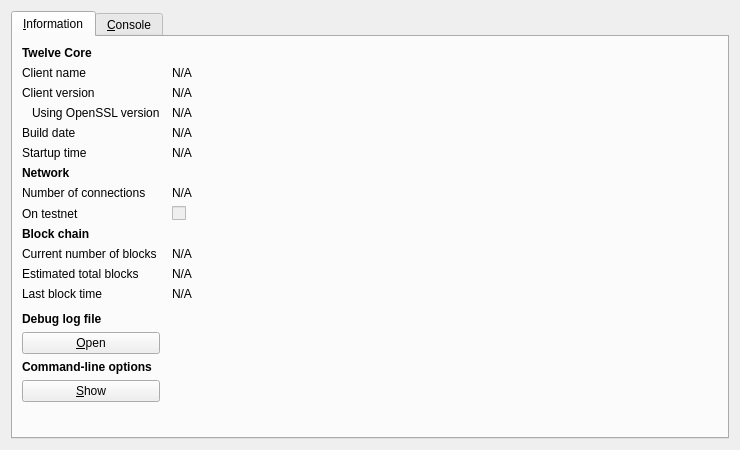
<?xml version="1.0" encoding="UTF-8"?>
<ui version="4.0">
 <class>RPCConsole</class>
 <widget class="QDialog" name="RPCConsole">
  <property name="geometry">
   <rect>
    <x>0</x>
    <y>0</y>
    <width>740</width>
    <height>450</height>
   </rect>
  </property>
  <property name="windowTitle">
   <string>Twelve - Debug window</string>
  </property>
  <layout class="QVBoxLayout" name="verticalLayout_2">
   <item>
    <widget class="QTabWidget" name="tabWidget">
     <property name="currentIndex">
      <number>0</number>
     </property>
     <widget class="QWidget" name="tab_info">
      <attribute name="title">
       <string>&amp;Information</string>
      </attribute>
      <layout class="QGridLayout" name="gridLayout" columnstretch="0,1">
       <property name="horizontalSpacing">
        <number>12</number>
       </property>
       <item row="0" column="0">
        <widget class="QLabel" name="label_9">
         <property name="font">
          <font>
           <weight>75</weight>
           <bold>true</bold>
          </font>
         </property>
         <property name="text">
          <string>Twelve Core</string>
         </property>
        </widget>
       </item>
       <item row="1" column="0">
        <widget class="QLabel" name="label_5">
         <property name="text">
          <string>Client name</string>
         </property>
        </widget>
       </item>
       <item row="1" column="1">
        <widget class="QLabel" name="clientName">
         <property name="cursor">
          <cursorShape>IBeamCursor</cursorShape>
         </property>
         <property name="text">
          <string>N/A</string>
         </property>
         <property name="textFormat">
          <enum>Qt::PlainText</enum>
         </property>
         <property name="textInteractionFlags">
          <set>Qt::LinksAccessibleByMouse|Qt::TextSelectableByKeyboard|Qt::TextSelectableByMouse</set>
         </property>
        </widget>
       </item>
       <item row="2" column="0">
        <widget class="QLabel" name="label_6">
         <property name="text">
          <string>Client version</string>
         </property>
        </widget>
       </item>
       <item row="2" column="1">
        <widget class="QLabel" name="clientVersion">
         <property name="cursor">
          <cursorShape>IBeamCursor</cursorShape>
         </property>
         <property name="text">
          <string>N/A</string>
         </property>
         <property name="textFormat">
          <enum>Qt::PlainText</enum>
         </property>
         <property name="textInteractionFlags">
          <set>Qt::LinksAccessibleByMouse|Qt::TextSelectableByKeyboard|Qt::TextSelectableByMouse</set>
         </property>
        </widget>
       </item>
       <item row="3" column="0">
        <widget class="QLabel" name="label_14">
         <property name="text">
          <string>Using OpenSSL version</string>
         </property>
         <property name="indent">
          <number>10</number>
         </property>
        </widget>
       </item>
       <item row="3" column="1">
        <widget class="QLabel" name="openSSLVersion">
         <property name="cursor">
          <cursorShape>IBeamCursor</cursorShape>
         </property>
         <property name="text">
          <string>N/A</string>
         </property>
         <property name="textFormat">
          <enum>Qt::PlainText</enum>
         </property>
         <property name="textInteractionFlags">
          <set>Qt::LinksAccessibleByMouse|Qt::TextSelectableByKeyboard|Qt::TextSelectableByMouse</set>
         </property>
        </widget>
       </item>
       <item row="4" column="0">
        <widget class="QLabel" name="label_12">
         <property name="text">
          <string>Build date</string>
         </property>
        </widget>
       </item>
       <item row="4" column="1">
        <widget class="QLabel" name="buildDate">
         <property name="cursor">
          <cursorShape>IBeamCursor</cursorShape>
         </property>
         <property name="text">
          <string>N/A</string>
         </property>
         <property name="textFormat">
          <enum>Qt::PlainText</enum>
         </property>
         <property name="textInteractionFlags">
          <set>Qt::LinksAccessibleByMouse|Qt::TextSelectableByKeyboard|Qt::TextSelectableByMouse</set>
         </property>
        </widget>
       </item>
       <item row="5" column="0">
        <widget class="QLabel" name="label_13">
         <property name="text">
          <string>Startup time</string>
         </property>
        </widget>
       </item>
       <item row="5" column="1">
        <widget class="QLabel" name="startupTime">
         <property name="cursor">
          <cursorShape>IBeamCursor</cursorShape>
         </property>
         <property name="text">
          <string>N/A</string>
         </property>
         <property name="textFormat">
          <enum>Qt::PlainText</enum>
         </property>
         <property name="textInteractionFlags">
          <set>Qt::LinksAccessibleByMouse|Qt::TextSelectableByKeyboard|Qt::TextSelectableByMouse</set>
         </property>
        </widget>
       </item>
       <item row="6" column="0">
        <widget class="QLabel" name="label_11">
         <property name="font">
          <font>
           <weight>75</weight>
           <bold>true</bold>
          </font>
         </property>
         <property name="text">
          <string>Network</string>
         </property>
        </widget>
       </item>
       <item row="7" column="0">
        <widget class="QLabel" name="label_7">
         <property name="text">
          <string>Number of connections</string>
         </property>
        </widget>
       </item>
       <item row="7" column="1">
        <widget class="QLabel" name="numberOfConnections">
         <property name="cursor">
          <cursorShape>IBeamCursor</cursorShape>
         </property>
         <property name="text">
          <string>N/A</string>
         </property>
         <property name="textFormat">
          <enum>Qt::PlainText</enum>
         </property>
         <property name="textInteractionFlags">
          <set>Qt::LinksAccessibleByMouse|Qt::TextSelectableByKeyboard|Qt::TextSelectableByMouse</set>
         </property>
        </widget>
       </item>
       <item row="8" column="0">
        <widget class="QLabel" name="label_8">
         <property name="text">
          <string>On testnet</string>
         </property>
        </widget>
       </item>
       <item row="8" column="1">
        <widget class="QCheckBox" name="isTestNet">
         <property name="enabled">
          <bool>false</bool>
         </property>
         <property name="text">
          <string/>
         </property>
        </widget>
       </item>
       <item row="9" column="0">
        <widget class="QLabel" name="label_10">
         <property name="font">
          <font>
           <weight>75</weight>
           <bold>true</bold>
          </font>
         </property>
         <property name="text">
          <string>Block chain</string>
         </property>
        </widget>
       </item>
       <item row="10" column="0">
        <widget class="QLabel" name="label_3">
         <property name="text">
          <string>Current number of blocks</string>
         </property>
        </widget>
       </item>
       <item row="10" column="1">
        <widget class="QLabel" name="numberOfBlocks">
         <property name="cursor">
          <cursorShape>IBeamCursor</cursorShape>
         </property>
         <property name="text">
          <string>N/A</string>
         </property>
         <property name="textFormat">
          <enum>Qt::PlainText</enum>
         </property>
         <property name="textInteractionFlags">
          <set>Qt::LinksAccessibleByMouse|Qt::TextSelectableByKeyboard|Qt::TextSelectableByMouse</set>
         </property>
        </widget>
       </item>
       <item row="11" column="0">
        <widget class="QLabel" name="label_4">
         <property name="text">
          <string>Estimated total blocks</string>
         </property>
        </widget>
       </item>
       <item row="11" column="1">
        <widget class="QLabel" name="totalBlocks">
         <property name="cursor">
          <cursorShape>IBeamCursor</cursorShape>
         </property>
         <property name="text">
          <string>N/A</string>
         </property>
         <property name="textFormat">
          <enum>Qt::PlainText</enum>
         </property>
         <property name="textInteractionFlags">
          <set>Qt::LinksAccessibleByMouse|Qt::TextSelectableByKeyboard|Qt::TextSelectableByMouse</set>
         </property>
        </widget>
       </item>
       <item row="12" column="0">
        <widget class="QLabel" name="label_2">
         <property name="text">
          <string>Last block time</string>
         </property>
        </widget>
       </item>
       <item row="12" column="1">
        <widget class="QLabel" name="lastBlockTime">
         <property name="cursor">
          <cursorShape>IBeamCursor</cursorShape>
         </property>
         <property name="text">
          <string>N/A</string>
         </property>
         <property name="textFormat">
          <enum>Qt::PlainText</enum>
         </property>
         <property name="textInteractionFlags">
          <set>Qt::LinksAccessibleByMouse|Qt::TextSelectableByKeyboard|Qt::TextSelectableByMouse</set>
         </property>
        </widget>
       </item>
       <item row="13" column="0">
        <spacer name="verticalSpacer_2">
         <property name="orientation">
          <enum>Qt::Vertical</enum>
         </property>
         <property name="sizeHint" stdset="0">
          <size>
           <width>20</width>
           <height>20</height>
          </size>
         </property>
        </spacer>
       </item>
       <item row="14" column="0">
        <widget class="QLabel" name="labelDebugLogfile">
         <property name="font">
          <font>
           <weight>75</weight>
           <bold>true</bold>
          </font>
         </property>
         <property name="text">
          <string>Debug log file</string>
         </property>
        </widget>
       </item>
       <item row="15" column="0">
        <widget class="QPushButton" name="openDebugLogfileButton">
         <property name="toolTip">
          <string>Open the Twelve debug log file from the current data directory. This can take a few seconds for large log files.</string>
         </property>
         <property name="text">
          <string>&amp;Open</string>
         </property>
         <property name="autoDefault">
          <bool>false</bool>
         </property>
        </widget>
       </item>
       <item row="16" column="0">
        <widget class="QLabel" name="labelCLOptions">
         <property name="font">
          <font>
           <weight>75</weight>
           <bold>true</bold>
          </font>
         </property>
         <property name="text">
          <string>Command-line options</string>
         </property>
        </widget>
       </item>
       <item row="17" column="0">
        <widget class="QPushButton" name="showCLOptionsButton">
         <property name="toolTip">
          <string>Show the Twelve-Qt help message to get a list with possible Twelve command-line options.</string>
         </property>
         <property name="text">
          <string>&amp;Show</string>
         </property>
         <property name="autoDefault">
          <bool>false</bool>
         </property>
        </widget>
       </item>
       <item row="18" column="0">
        <spacer name="verticalSpacer">
         <property name="orientation">
          <enum>Qt::Vertical</enum>
         </property>
         <property name="sizeHint" stdset="0">
          <size>
           <width>20</width>
           <height>40</height>
          </size>
         </property>
        </spacer>
       </item>
      </layout>
     </widget>
     <widget class="QWidget" name="tab_console">
      <attribute name="title">
       <string>&amp;Console</string>
      </attribute>
      <layout class="QVBoxLayout" name="verticalLayout_3">
       <property name="spacing">
        <number>3</number>
       </property>
       <item>
        <widget class="QTextEdit" name="messagesWidget">
         <property name="minimumSize">
          <size>
           <width>0</width>
           <height>100</height>
          </size>
         </property>
         <property name="readOnly">
          <bool>true</bool>
         </property>
         <property name="tabKeyNavigation" stdset="0">
          <bool>false</bool>
         </property>
         <property name="columnCount" stdset="0">
          <number>2</number>
         </property>
        </widget>
       </item>
       <item>
        <layout class="QHBoxLayout" name="horizontalLayout">
         <property name="spacing">
          <number>3</number>
         </property>
         <item>
          <widget class="QLabel" name="label">
           <property name="text">
            <string notr="true">&gt;</string>
           </property>
          </widget>
         </item>
         <item>
          <widget class="QLineEdit" name="lineEdit"/>
         </item>
         <item>
          <widget class="QPushButton" name="clearButton">
           <property name="maximumSize">
            <size>
             <width>24</width>
             <height>24</height>
            </size>
           </property>
           <property name="toolTip">
            <string>Clear console</string>
           </property>
           <property name="text">
            <string/>
           </property>
           <property name="icon">
            <iconset resource="../bitcoin.qrc">
             <normaloff>:/icons/remove</normaloff>:/icons/remove</iconset>
           </property>
           <property name="shortcut">
            <string notr="true">Ctrl+L</string>
           </property>
           <property name="autoDefault">
            <bool>false</bool>
           </property>
          </widget>
         </item>
        </layout>
       </item>
      </layout>
     </widget>
    </widget>
   </item>
  </layout>
 </widget>
 <resources>
  <include location="../bitcoin.qrc"/>
 </resources>
 <connections/>
</ui>
